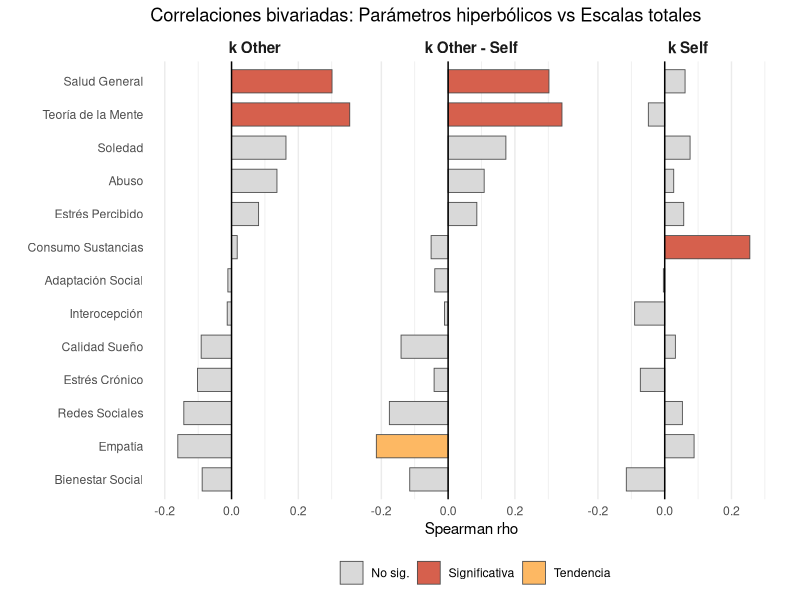
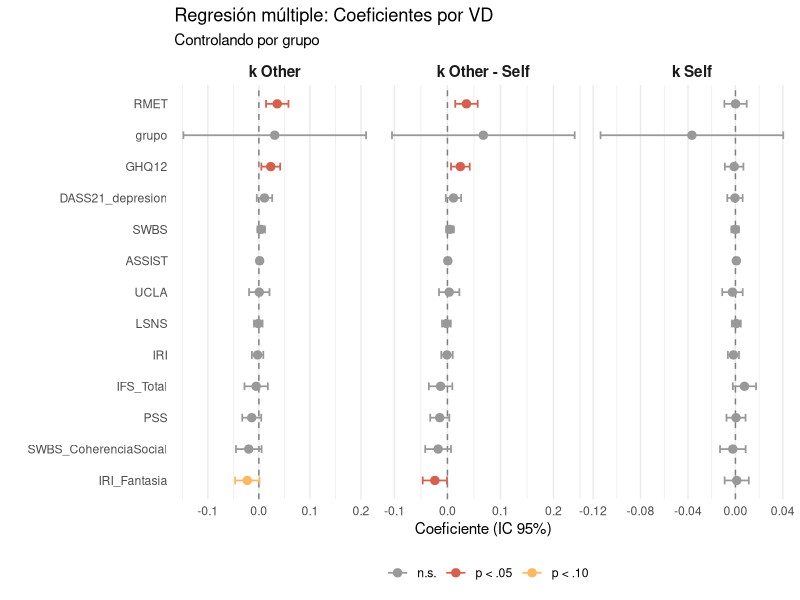
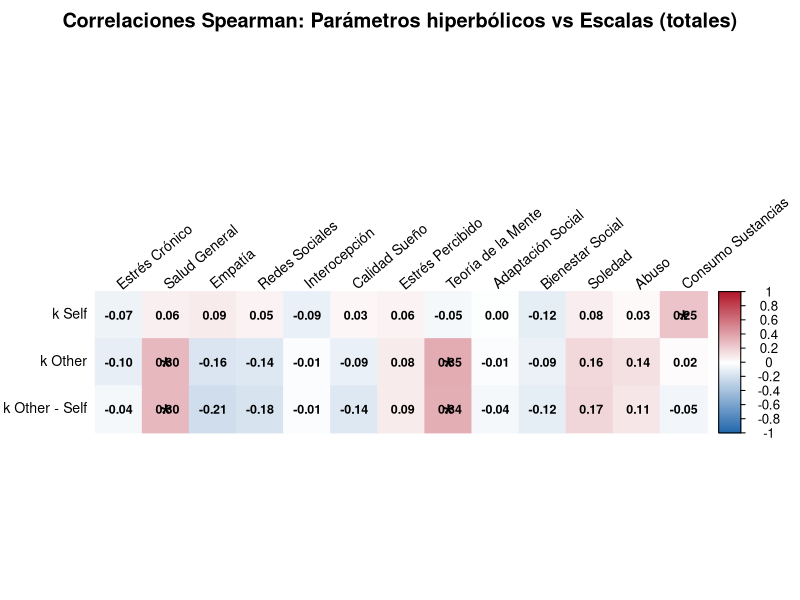
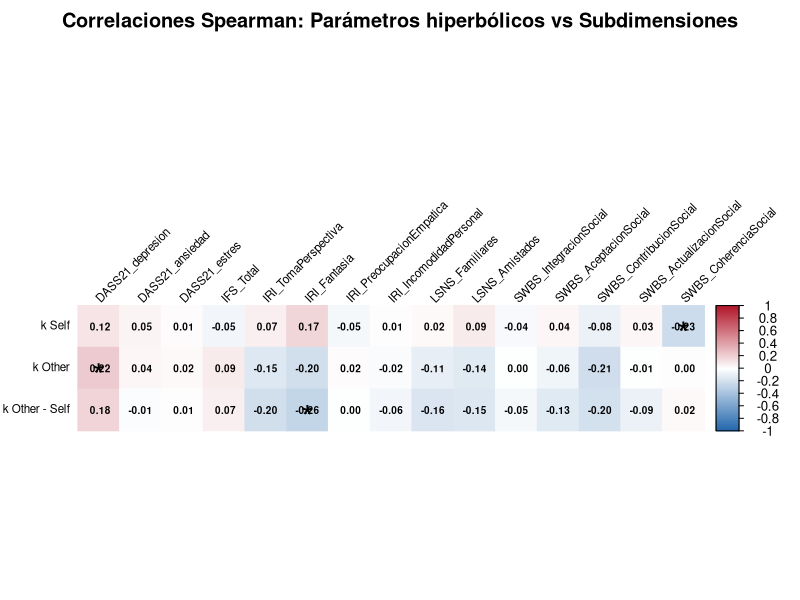
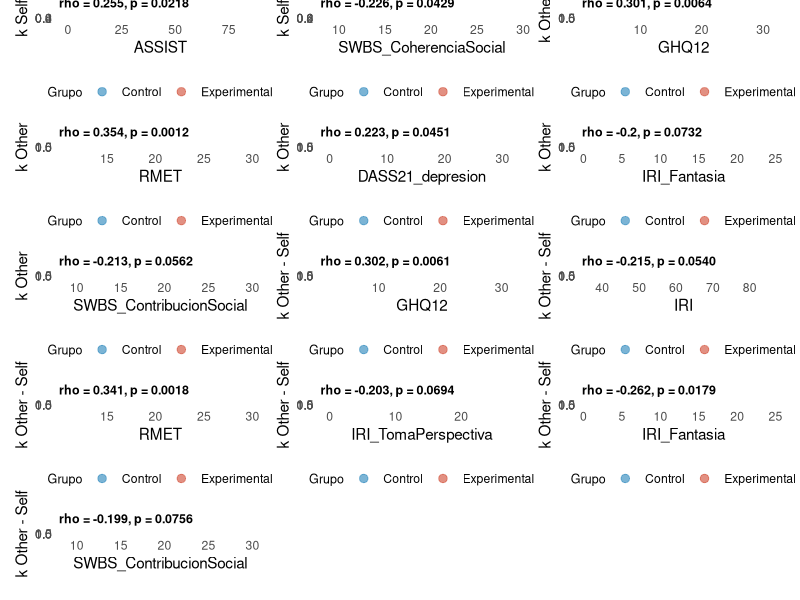
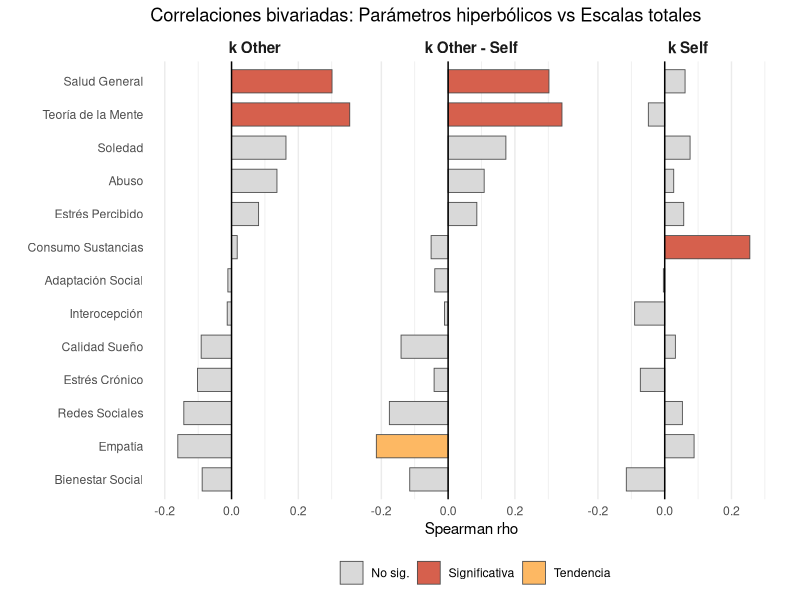
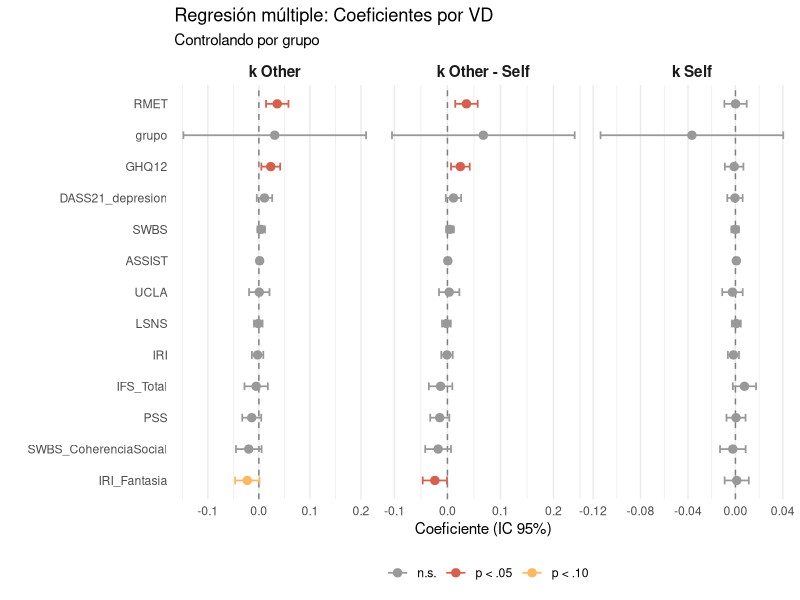
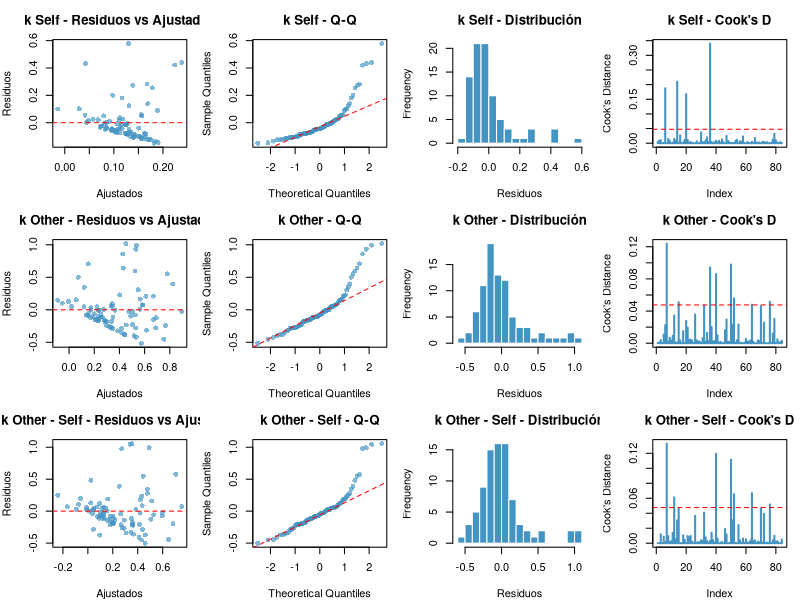

R code for these plots, in order:
################################################################################
## analisis_regresion_EM.R
## Aproximación 4 → 2: Correlaciones bivariadas + Regresión múltiple
## VD: parámetros modelo hiperbólico 2K1B (h_self_k, h_other_k, h_other_self_k)
## Predictores: escalas psicológicas/clínicas
################################################################################

# === Librerías ===
library(tidyverse)
library(corrplot)
library(Hmisc)
library(broom)
library(car)
library(ggpubr)     # ggarrange, stat_cor
library(patchwork)   # combinar ggplots
library(RColorBrewer)

# === 1) Cargar datos ===
df <- read.csv("dataset_completo.csv", stringsAsFactors = FALSE)

# === 2) Definir variables ===
vd_names <- c("h_self_k", "h_other_k", "h_other_self_k")
vd_labels <- c("k Self", "k Other", "k Other - Self")
names(vd_labels) <- vd_names

# Escalas totales (DIRt)
escalas_totales <- c(
  "CSI_DIRt", "GHQ12_DIRt", "IRI_DIRt", "LSNS_DIRt", "MAIA_DIRt",
  "PSQQ_DIRt", "PSS_DIRt", "RMET_DIRt", "SASS_DIRt", "SWBS_DIRt",
  "UCLA_DIRt", "WAST_DIRt", "ASSIST_DIRt"
)

# Etiquetas legibles para escalas totales
escala_labels <- c(
  CSI_DIRt = "Estrés Crónico", GHQ12_DIRt = "Salud General",
  IRI_DIRt = "Empatía", LSNS_DIRt = "Redes Sociales",
  MAIA_DIRt = "Interocepción", PSQQ_DIRt = "Calidad Sueño",
  PSS_DIRt = "Estrés Percibido", RMET_DIRt = "Teoría de la Mente",
  SASS_DIRt = "Adaptación Social", SWBS_DIRt = "Bienestar Social",
  UCLA_DIRt = "Soledad", WAST_DIRt = "Abuso", ASSIST_DIRt = "Consumo Sustancias"
)

# Dimensiones relevantes (DIRd)
escalas_dimensiones <- c(
  "DASS21_depresion_DIRd", "DASS21_ansiedad_DIRd", "DASS21_estres_DIRd",
  "IFS_Total_DIRd",
  "IRI_TomaPerspectiva_DIRd", "IRI_Fantasia_DIRd",
  "IRI_PreocupacionEmpatica_DIRd", "IRI_IncomodidadPersonal_DIRd",
  "LSNS_Familiares_DIRd", "LSNS_Amistados_DIRd",
  "SWBS_IntegracionSocial_DIRd", "SWBS_AceptacionSocial_DIRd",
  "SWBS_ContribucionSocial_DIRd", "SWBS_ActualizacionSocial_DIRd",
  "SWBS_CoherenciaSocial_DIRd"
)

todas_escalas <- c(escalas_totales, escalas_dimensiones)

# === 3) Preparar datos ===
df_analisis <- df %>%
  select(sub, grupo, all_of(vd_names), all_of(todas_escalas)) %>%
  mutate(across(all_of(c(vd_names, todas_escalas)), as.numeric),
         grupo_label = factor(grupo, levels = c(0, 1),
                              labels = c("Control", "Experimental"))) %>%
  drop_na(all_of(vd_names))

cat("N final para análisis:", nrow(df_analisis), "\n")

################################################################################
## PARTE A: CORRELACIONES BIVARIADAS
################################################################################

cat("\n========================================\n")
cat("PARTE A: CORRELACIONES BIVARIADAS\n")
cat("========================================\n")

# --- A.1) Calcular correlaciones de Spearman ---
mat_corr <- df_analisis %>% select(all_of(vd_names), all_of(todas_escalas))
mat_complete <- mat_corr[complete.cases(mat_corr), ]
corr_result <- rcorr(as.matrix(mat_complete), type = "spearman")

r_vals <- corr_result$r[vd_names, todas_escalas]
p_vals <- corr_result$P[vd_names, todas_escalas]

# Tabla resumen
corr_summary <- data.frame()
for (vd in vd_names) {
  for (esc in todas_escalas) {
    corr_summary <- rbind(corr_summary, data.frame(
      VD = vd, Escala = esc,
      rho = round(r_vals[vd, esc], 3),
      p_value = round(p_vals[vd, esc], 4),
      sig = ifelse(p_vals[vd, esc] < 0.001, "***",
                   ifelse(p_vals[vd, esc] < 0.01, "**",
                          ifelse(p_vals[vd, esc] < 0.05, "*",
                                 ifelse(p_vals[vd, esc] < 0.10, ".", "")))),
      stringsAsFactors = FALSE
    ))
  }
}

cat("\n--- Correlaciones significativas (p < 0.05) ---\n")
sig <- corr_summary %>% filter(p_value < 0.05) %>% arrange(VD, p_value)
if (nrow(sig) > 0) print(sig, row.names = FALSE) else cat("Ninguna\n")

cat("\n--- Tendencias (p < 0.10) ---\n")
tend <- corr_summary %>% filter(p_value < 0.10 & p_value >= 0.05) %>% arrange(VD, p_value)
if (nrow(tend) > 0) print(tend, row.names = FALSE) else cat("Ninguna\n")

write.csv(corr_summary, "correlaciones_bivariadas_completas.csv", row.names = FALSE)

# --- GRÁFICO A.1: Heatmap de correlaciones (escalas totales) ---
r_totales <- r_vals[, escalas_totales]
p_totales <- p_vals[, escalas_totales]
colnames(r_totales) <- escala_labels[colnames(r_totales)]
colnames(p_totales) <- escala_labels[colnames(p_totales)]
rownames(r_totales) <- vd_labels[rownames(r_totales)]
rownames(p_totales) <- vd_labels[rownames(p_totales)]

png("Fig1_heatmap_correlaciones_totales.png", width = 1100, height = 400, res = 130)
p1 = corrplot(r_totales,
         method = "color", type = "full",
         p.mat = p_totales, sig.level = 0.05,
         insig = "label_sig", pch.cex = 2,
         tl.cex = 0.85, tl.col = "black", tl.srt = 40,
         cl.cex = 0.8, cl.ratio = 0.15,
         addCoef.col = "black", number.cex = 0.75,
         col = colorRampPalette(c("#2166AC", "white", "#B2182B"))(200),
         title = "Correlaciones Spearman: Parámetros hiperbólicos vs Escalas (totales)",
         mar = c(0, 0, 2, 0))

print(p1)




# --- GRÁFICO A.2: Heatmap de correlaciones (dimensiones) ---
r_dim <- r_vals[, escalas_dimensiones]
p_dim <- p_vals[, escalas_dimensiones]
rownames(r_dim) <- vd_labels[rownames(r_dim)]
rownames(p_dim) <- vd_labels[rownames(p_dim)]
# Acortar nombres de dimensiones para legibilidad
colnames(r_dim) <- gsub("_DIRd", "", colnames(r_dim))
colnames(p_dim) <- gsub("_DIRd", "", colnames(p_dim))

png("Fig2_heatmap_correlaciones_dimensiones.png", width = 1200, height = 400, res = 130)
p2 = corrplot(r_dim,
         method = "color", type = "full",
         p.mat = p_dim, sig.level = 0.05,
         insig = "label_sig", pch.cex = 2,
         tl.cex = 0.7, tl.col = "black", tl.srt = 45,
         cl.cex = 0.8, cl.ratio = 0.15,
         addCoef.col = "black", number.cex = 0.6,
         col = colorRampPalette(c("#2166AC", "white", "#B2182B"))(200),
         title = "Correlaciones Spearman: Parámetros hiperbólicos vs Subdimensiones",
         mar = c(0, 0, 2, 0))
print(p2)




# --- GRÁFICO A.3: Scatterplots de las correlaciones significativas ---
sig_all <- corr_summary %>% filter(p_value < 0.10)  # incluir tendencias

if (nrow(sig_all) > 0) {
  plot_list <- list()
  for (i in 1:nrow(sig_all)) {
    vd_var <- sig_all$VD[i]
    esc_var <- sig_all$Escala[i]
    rho_val <- sig_all$rho[i]
    p_val <- sig_all$p_value[i]
    
    p <- ggplot(df_analisis, aes(x = .data[[esc_var]], y = .data[[vd_var]])) +
      geom_point(aes(color = grupo_label), size = 2.5, alpha = 0.7) +
      geom_smooth(method = "lm", se = TRUE, color = "black", linewidth = 0.8, alpha = 0.2) +
      scale_color_manual(values = c("Control" = "#4393C3", "Experimental" = "#D6604D")) +
      labs(
        x = gsub("_DIRd|_DIRt", "", esc_var),
        y = vd_labels[vd_var],
        title = paste0("rho = ", rho_val, ", p = ", sprintf("%.4f", p_val)),
        color = "Grupo"
      ) +
      theme_minimal(base_size = 11) +
      theme(
        plot.title = element_text(size = 9, face = "bold"),
        legend.position = "bottom",
        legend.title = element_text(size = 9),
        panel.grid.minor = element_blank()
      )
    plot_list[[paste(vd_var, esc_var)]] <- p
  }
  
  # Combinar scatterplots
  n_plots <- length(plot_list)
  ncols <- min(3, n_plots)
  nrows <- ceiling(n_plots / ncols)
  
  combined <- wrap_plots(plot_list, ncol = ncols, nrow = nrows) +
    plot_annotation(
      title = "Correlaciones significativas y tendencias (p < 0.10)",
      theme = theme(plot.title = element_text(size = 13, face = "bold"))
    )
  
  ggsave("Fig3_scatterplots_significativos.png", combined,
         width = 5 * ncols, height = 4.5 * nrows, dpi = 150, limitsize = FALSE)
  cat("-> Guardado: Fig3_scatterplots_significativos.png\n")
} else {
  cat("No hay correlaciones significativas o tendencias para graficar\n")
}

# --- GRÁFICO A.4: Barplot resumen de rho por VD (todas las escalas totales) ---
corr_totales_df <- corr_summary %>%
  filter(Escala %in% escalas_totales) %>%
  mutate(
    Escala_label = escala_labels[Escala],
    VD_label = vd_labels[VD],
    sig_color = ifelse(p_value < 0.05, "Significativa", 
                       ifelse(p_value < 0.10, "Tendencia", "No sig."))
  )

p_bars <- ggplot(corr_totales_df, aes(x = reorder(Escala_label, rho), y = rho, fill = sig_color)) +
  geom_col(width = 0.7, color = "gray30", linewidth = 0.3) +
  geom_hline(yintercept = 0, linewidth = 0.5) +
  coord_flip() +
  facet_wrap(~VD_label, ncol = 3) +
  scale_fill_manual(values = c("Significativa" = "#D6604D",
                               "Tendencia" = "#FDB863",
                               "No sig." = "#D9D9D9")) +
  labs(x = "", y = "Spearman rho", fill = "",
       title = "Correlaciones bivariadas: Parámetros hiperbólicos vs Escalas totales") +
  theme_minimal(base_size = 11) +
  theme(
    strip.text = element_text(face = "bold", size = 11),
    legend.position = "bottom",
    panel.grid.major.y = element_blank()
  )

print(p_bars)

ggsave("Fig4_barplot_correlaciones_resumen.png", p_bars,
       width = 14, height = 5, dpi = 150)
cat("-> Guardado: Fig4_barplot_correlaciones_resumen.png\n")







################################################################################
## PARTE B: REGRESIONES MÚLTIPLES
################################################################################

cat("\n========================================\n")
cat("PARTE B: REGRESIONES MÚLTIPLES\n")
cat("========================================\n")

# --- B.1) Selección de predictores ---
pred_teoricos <- c(
  "IRI_DIRt", "SWBS_DIRt", "PSS_DIRt", "UCLA_DIRt",
  "LSNS_DIRt", "DASS21_depresion_DIRd", "IFS_Total_DIRd", "RMET_DIRt"
)

pred_empiricos <- corr_summary %>%
  filter(p_value < 0.05) %>%
  pull(Escala) %>%
  unique()

predictores_final <- unique(c(pred_teoricos, pred_empiricos))
cat("\nPredictores seleccionados:\n")
cat(paste(" -", predictores_final), sep = "\n")

# --- B.2) Correr regresiones ---
resultados_reg <- list()

for (vd in vd_names) {
  
  cat("\n--------------------------------------------------\n")
  cat("Regresión para:", vd_labels[vd], "\n")
  cat("--------------------------------------------------\n")
  
  formula_obj <- as.formula(paste(vd, "~ grupo +", paste(predictores_final, collapse = " + ")))
  
  df_reg <- df_analisis %>%
    select(all_of(c(vd, "grupo", "grupo_label", predictores_final))) %>%
    drop_na()
  
  n_pred <- length(predictores_final) + 1
  cat("N =", nrow(df_reg), "| Predictores =", n_pred,
      "| Ratio N/pred =", round(nrow(df_reg) / n_pred, 1), "\n")
  
  modelo <- lm(formula_obj, data = df_reg)
  summ <- summary(modelo)
  
  cat("R² =", round(summ$r.squared, 4),
      "| R² adj =", round(summ$adj.r.squared, 4),
      "| F =", round(summ$fstatistic[1], 2),
      "| p =", round(pf(summ$fstatistic[1], summ$fstatistic[2], summ$fstatistic[3],
                        lower.tail = FALSE), 4), "\n")
  
  coefs <- tidy(modelo) %>%
    mutate(sig = case_when(
      p.value < 0.001 ~ "***",
      p.value < 0.01  ~ "**",
      p.value < 0.05  ~ "*",
      p.value < 0.10  ~ ".",
      TRUE ~ ""
    ))
  print(coefs %>% select(term, estimate, std.error, statistic, p.value, sig), n = 50)
  
  # VIF
  vif_vals <- tryCatch(vif(modelo), error = function(e) NULL)
  if (!is.null(vif_vals)) {
    cat("\nVIF (>5 = multicolinealidad):\n")
    print(data.frame(variable = names(vif_vals), VIF = round(vif_vals, 2)) %>% arrange(desc(VIF)))
  }
  
  resultados_reg[[vd]] <- list(modelo = modelo, summary = summ, coefs = coefs,
                               df_reg = df_reg, vif = vif_vals)
}

# --- B.3) Exportar coeficientes ---
all_coefs <- bind_rows(
  lapply(names(resultados_reg), function(vd) {
    resultados_reg[[vd]]$coefs %>% mutate(VD = vd)
  })
) %>%
  select(VD, term, estimate, std.error, statistic, p.value, sig) %>%
  mutate(across(where(is.numeric), ~round(., 4)))

write.csv(all_coefs, "regresiones_multiples_resultados.csv", row.names = FALSE)

# --- GRÁFICO B.1: Forest plot de coeficientes por VD ---
coef_plot_data <- all_coefs %>%
  filter(term != "(Intercept)") %>%
  mutate(
    VD_label = vd_labels[VD],
    term_clean = gsub("_DIRt|_DIRd", "", term),
    significant = ifelse(p.value < 0.05, "p < .05",
                         ifelse(p.value < 0.10, "p < .10", "n.s.")),
    ci_low = estimate - 1.96 * std.error,
    ci_high = estimate + 1.96 * std.error
  )

p_forest <- ggplot(coef_plot_data, aes(x = estimate, y = reorder(term_clean, estimate),
                                       color = significant)) +
  geom_vline(xintercept = 0, linetype = "dashed", color = "gray50") +
  geom_errorbarh(aes(xmin = ci_low, xmax = ci_high), height = 0.25, linewidth = 0.6) +
  geom_point(size = 2.5) +
  facet_wrap(~VD_label, scales = "free_x", ncol = 3) +
  scale_color_manual(values = c("p < .05" = "#D6604D", "p < .10" = "#FDB863", "n.s." = "#999999")) +
  labs(x = "Coeficiente (IC 95%)", y = "", color = "",
       title = "Regresión múltiple: Coeficientes por VD",
       subtitle = "Controlando por grupo") +
  theme_minimal(base_size = 11) +
  theme(
    strip.text = element_text(face = "bold", size = 11),
    legend.position = "bottom",
    panel.grid.major.y = element_blank()
  )
print(p_forest)
ggsave("Fig5_forest_plot_regresiones.png", p_forest,
       width = 15, height = 6, dpi = 150)
cat("\n-> Guardado: Fig5_forest_plot_regresiones.png\n")


# --- GRÁFICO B.2: Diagnóstico de residuos por modelo ---
png("Fig6_diagnostico_residuos.png", width = 1400, height = 1200, res = 130)
par(mfrow = c(3, 4), mar = c(4, 4, 3, 1))
for (vd in vd_names) {
  mod <- resultados_reg[[vd]]$modelo
  
  # Residuos vs Ajustados
  plot(fitted(mod), residuals(mod), pch = 16, col = "#4393C3AA",
       xlab = "Ajustados", ylab = "Residuos",
       main = paste(vd_labels[vd], "- Residuos vs Ajustados"))
  abline(h = 0, lty = 2, col = "red")
  
  # Q-Q plot
  qqnorm(residuals(mod), pch = 16, col = "#4393C3AA",
         main = paste(vd_labels[vd], "- Q-Q"))
  qqline(residuals(mod), col = "red", lty = 2)
  
  # Histograma de residuos
  hist(residuals(mod), breaks = 15, col = "#4393C3", border = "white",
       main = paste(vd_labels[vd], "- Distribución"),
       xlab = "Residuos")
  
  # Cook's distance
  cooks <- cooks.distance(mod)
  plot(cooks, type = "h", col = "#4393C3", lwd = 2,
       main = paste(vd_labels[vd], "- Cook's D"),
       ylab = "Cook's Distance")
  abline(h = 4 / length(cooks), lty = 2, col = "red")
}
dev.off()
cat("-> Guardado: Fig6_diagnostico_residuos.png\n")





# --- GRÁFICO B.3: VIF barplot ---
if (any(sapply(resultados_reg, function(x) !is.null(x$vif)))) {
  vif_all <- bind_rows(
    lapply(names(resultados_reg), function(vd) {
      v <- resultados_reg[[vd]]$vif
      if (!is.null(v)) {
        data.frame(VD = vd_labels[vd],
                   variable = gsub("_DIRt|_DIRd", "", names(v)),
                   VIF = v)
      }
    })
  )
  
  p_vif <- ggplot(vif_all, aes(x = reorder(variable, VIF), y = VIF, fill = VD)) +
    geom_col(position = "dodge", width = 0.7) +
    geom_hline(yintercept = 5, linetype = "dashed", color = "red", linewidth = 0.8) +
    coord_flip() +
    scale_fill_brewer(palette = "Set2") +
    labs(x = "", y = "VIF", fill = "Variable Dependiente",
         title = "Factor de Inflación de Varianza (VIF)",
         subtitle = "Línea roja = umbral de multicolinealidad (VIF > 5)") +
    theme_minimal(base_size = 11) +
    theme(legend.position = "bottom", panel.grid.major.y = element_blank())
  
  ggsave("Fig7_VIF_multicolinealidad.png", p_vif,
         width = 10, height = 6, dpi = 150)
  cat("-> Guardado: Fig7_VIF_multicolinealidad.png\n")
}

# --- GRÁFICO B.4: R² comparativo entre modelos ---
r2_df <- data.frame(
  VD = vd_labels[vd_names],
  R2 = sapply(resultados_reg, function(x) x$summary$r.squared),
  R2_adj = sapply(resultados_reg, function(x) x$summary$adj.r.squared)
) %>%
  pivot_longer(cols = c(R2, R2_adj), names_to = "Tipo", values_to = "Valor") %>%
  mutate(Tipo = ifelse(Tipo == "R2", "R²", "R² ajustado"))

p_r2 <- ggplot(r2_df, aes(x = VD, y = Valor, fill = Tipo)) +
  geom_col(position = "dodge", width = 0.6, color = "gray30", linewidth = 0.3) +
  geom_text(aes(label = round(Valor, 3)), position = position_dodge(0.6),
            vjust = -0.5, size = 3.5) +
  scale_fill_manual(values = c("R²" = "#4393C3", "R² ajustado" = "#92C5DE")) +
  labs(x = "", y = "", fill = "",
       title = "Bondad de ajuste de las regresiones múltiples") +
  ylim(0, max(r2_df$Valor) * 1.3) +
  theme_minimal(base_size = 12) +
  theme(legend.position = "bottom")

ggsave("Fig8_R2_comparativo.png", p_r2, width = 7, height = 4.5, dpi = 150)
cat("-> Guardado: Fig8_R2_comparativo.png\n")

################################################################################
cat("\n========================================\n")
cat("RESUMEN DE ARCHIVOS GENERADOS\n")
cat("========================================\n")
cat("Datos:\n")
cat("  - correlaciones_bivariadas_completas.csv\n")
cat("  - regresiones_multiples_resultados.csv\n")
cat("Figuras:\n")
cat("  - Fig1_heatmap_correlaciones_totales.png\n")
cat("  - Fig2_heatmap_correlaciones_dimensiones.png\n")
cat("  - Fig3_scatterplots_significativos.png\n")
cat("  - Fig4_barplot_correlaciones_resumen.png\n")
cat("  - Fig5_forest_plot_regresiones.png\n")
cat("  - Fig6_diagnostico_residuos.png\n")
cat("  - Fig7_VIF_multicolinealidad.png\n")
cat("  - Fig8_R2_comparativo.png\n")
cat("========================================\n")
